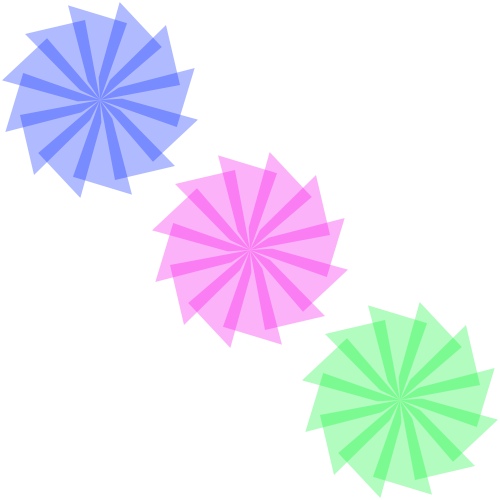
Frame 1 (no input)
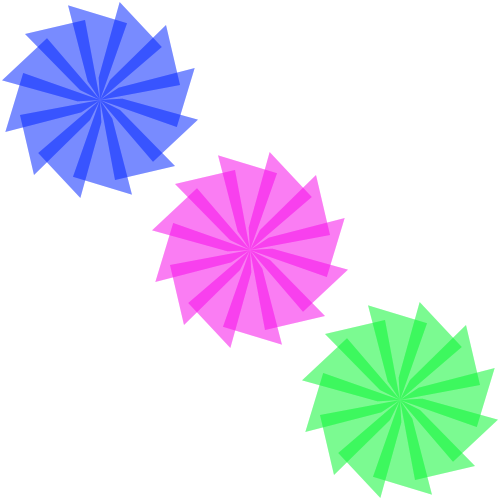
Frame 2 (the mouse pressed at the canvas centre, redrawn once)

The Processing sketch that drew these frames (run headless with seeded random() and noise(); the mouse was pressed at the canvas centre and the sketch redrawn once):

// Processing sketch: processing_82955
// ── processing_82955.pde

void setup()
{
  //SIZE
  //La taille en pixel du papier de la fenêtre est largeur= 220 hauteur= 200
  size(500,500);
  
  smooth();
 
  //BACKGROUND
  //Peindre le fond de notre fenetre 
  background(255);
 
}

void draw()
{
  //Dessiné une forme
  noStroke();
  fill(0,36,255,80);
  translate(100, 100);
  for(int i=0; i<360;i+=30){
    rotate(radians(30));
  quad(0, 0, 20, 10, 75, 66, 15, 80);}
  
  //Dessiné une forme
  noStroke();
  fill(247,10,232,80);
  translate(150, 150);
  for(int i=0; i<360;i+=30){
    rotate(radians(30));
  quad(0, 0, 20, 10, 75, 66, 15, 80);}
  
  //Dessiné une forme
  noStroke();
  fill(5,247,47,80);
  translate(150, 150);
  for(int i=0; i<360;i+=30){
    rotate(radians(30));
  quad(0, 0, 20, 10, 75, 66, 15, 80);}
 
 
  noLoop();

}
